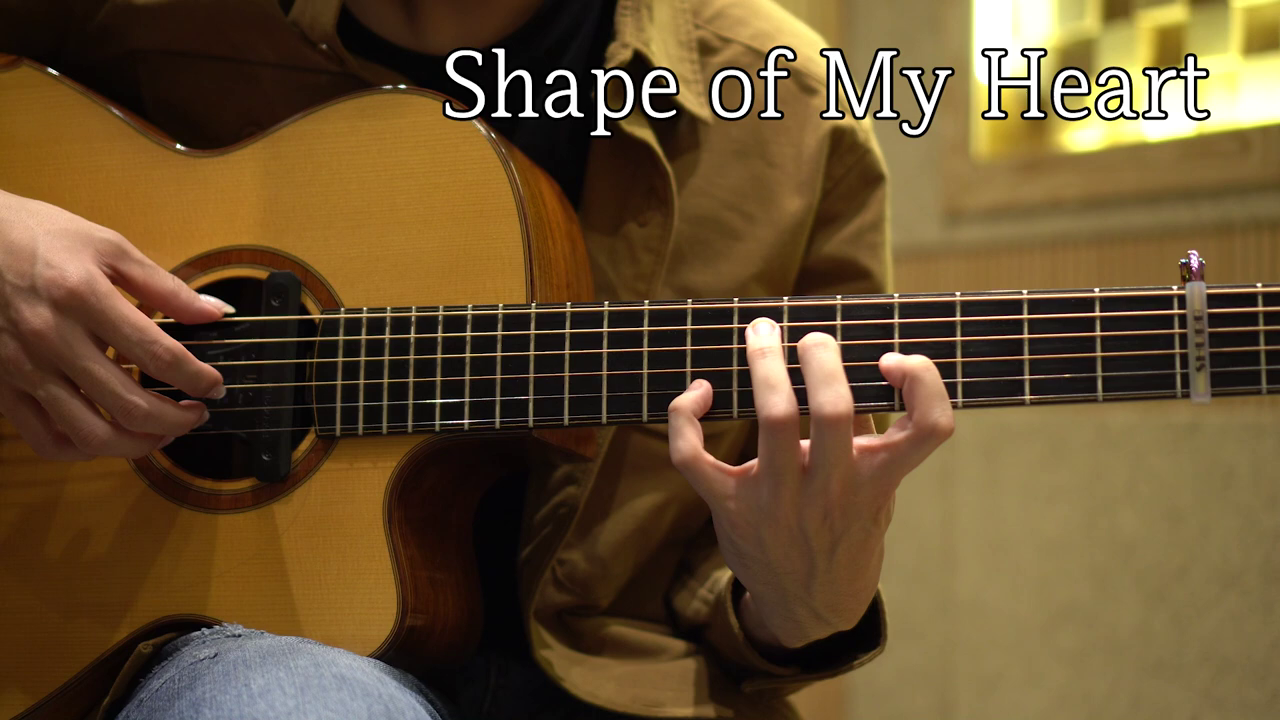
#> input picture docs/images/01_original.png, 1280 x 720 px, found by its file name
$ python lif_dev.py   (older library calls are emulated)
#> lines starting #> are read from the running program, lines starting #| are printed output that depends on the picture
### lif/StringDetector.py
import cv2
import numpy as np
import matplotlib.pyplot as plt

# ==========================================
# HYPERPARAMETERS
# ==========================================
DETECTION_CONFIG = {
    # Edge Detection
    "sobel_ksize": 3,
    "canny_low": 150,    # Lower this if the top string is missing
    "canny_high": 200,

    # Hough Transform
    "hough_threshold": 300,
    "hough_min_line_len_ratio": 0.25, # Fraction of frame width
    "hough_max_gap": 100,             # Higher jumps over fingers/frets

    # Clustering & Filtering
    "cluster_dist_px": 10,            # Max Y-distance to group segments
    "max_slope_threshold": 0.2,       # Filters out vertical lines (frets)
    "num_strings": 15                  # Default target count
}

# [25 lines left out: function draw_mathematical_strings, not called in this run]

class GuitarStringDetector:
    def __init__(self, config=DETECTION_CONFIG, debug=False):
        self.config = config
        self.debug = debug

    def _show_debug_image(self, title, image):
        if self.debug:
            plt.figure(figsize=(10, 5))
            is_gray = len(image.shape) == 2
            plt.imshow(image, cmap='gray' if is_gray else None)
            plt.title(title)
            plt.axis('off')
            plt.show()

    def get_edges(self, frame):
        gray = cv2.cvtColor(frame, cv2.COLOR_BGR2GRAY)

        # 1. Gradient detection
        grad_y = cv2.Sobel(gray, cv2.CV_16S, 0, 1, ksize=self.config["sobel_ksize"])
        abs_grad_y = cv2.convertScaleAbs(grad_y)

        # 2. Normalize to boost faint strings
        normalized = cv2.normalize(abs_grad_y, None, 0, 255, cv2.NORM_MINMAX)

        # 3. Canny Hysteresis
        edges = cv2.Canny(normalized, self.config["canny_low"], self.config["canny_high"])

        self._show_debug_image("Step 1: Edge Detection", edges)
        return edges

    def extract_line_segments(self, edges, frame_width):
        min_len = int(frame_width * self.config["hough_min_line_len_ratio"])

        lines = cv2.HoughLinesP(
            edges, 1, np.pi/180,
            threshold=self.config["hough_threshold"],
            minLineLength=min_len,
            maxLineGap=self.config["hough_max_gap"]
        )

        if self.debug and lines is not None:
            debug_img = np.zeros((edges.shape[0], frame_width, 3), dtype=np.uint8)
            for line in lines:
                x1, y1, x2, y2 = line[0]
                cv2.line(debug_img, (x1, y1), (x2, y2), (0, 255, 0), 2)
            self._show_debug_image("Step 2: Hough Segments", debug_img)

        return lines

    def cluster_and_average(self, lines, frame_width, target_count=None):
        if lines is None: return []

        target_count = target_count or self.config["num_strings"]
        mid_x = frame_width / 2
        line_data = []

        for line in lines:
            x1, y1, x2, y2 = line[0]
            dx = (x2 - x1)
            if dx == 0: continue

            m = (y2 - y1) / dx

            # FILTER: Ignore lines that are too steep (likely frets or background)
            if abs(m) > self.config["max_slope_threshold"]:
                continue

            b = y1 - m * x1
            y_at_mid = m * mid_x + b
            line_data.append({'m': m, 'b': b, 'y_mid': y_at_mid})

        if not line_data: return []
        line_data.sort(key=lambda x: x['y_mid'])

        # Group segments vertically
        clusters = []
        current_cluster = [line_data[0]]

        for i in range(1, len(line_data)):
            dist = line_data[i]['y_mid'] - current_cluster[-1]['y_mid']
            if dist < self.config["cluster_dist_px"]:
                current_cluster.append(line_data[i])
            else:
                clusters.append(current_cluster)
                current_cluster = [line_data[i]]
        clusters.append(current_cluster)

        # Average math for each cluster
        final_lines = []
        for cluster in clusters[:target_count]:
            avg_m = np.mean([item['m'] for item in cluster])
            avg_b = np.mean([item['b'] for item in cluster])
            final_lines.append((avg_m, avg_b))

        return final_lines

    def run(self, frame, num_strings=None):
        edges = self.get_edges(frame)
        raw_lines = self.extract_line_segments(edges, frame.shape[1])
        results = self.cluster_and_average(raw_lines, frame.shape[1], num_strings)
        if self.debug:
            draw_mathematical_strings(frame=frame, lines=results)

        return results

### lif/FretDetectoer.py
import cv2
import numpy as np
import matplotlib.pyplot as plt


FRET_CONFIG = {
    "sobel_ksize": 3,
    "canny_low": 30,
    "canny_high": 30,
    "hough_threshold": 30,
    "min_height_ratio": 0.15,
    "max_gap": 10,
    "min_fret_dist": 15,      # Minimum pixels between frets to avoid double-counting
    "max_fret_tilt": 50        # Max degrees a fret can tilt from vertical
}


def get_rotated_string_crop(frame, string_params, padding=0):
    """
    Rotates the frame to make strings horizontal and returns a tight crop.
    """
    if not string_params:
        return frame

    h, w = frame.shape[:2]

    # 1. Calculate the average slope (m) to find the rotation angle
    avg_m = np.mean([p[0] for p in string_params])
    # angle in radians: theta = arctan(m)
    angle_deg = np.degrees(np.arctan(avg_m))

    # 2. Get the center of the string area for rotation
    # We use the midpoint of the strings' Y-positions at the center of the frame
    mid_x = w / 2
    avg_y_at_mid = np.mean([m * mid_x + b for m, b in string_params])
    center = (mid_x, avg_y_at_mid)

    # 3. Create the rotation matrix
    # We rotate by -angle_deg to "level" the strings
    M = cv2.getRotationMatrix2D(center, angle_deg, 1.0)

    # 4. Rotate the entire frame
    rotated_frame = cv2.warpAffine(frame, M, (w, h), flags=cv2.INTER_CUBIC)

    # 5. Calculate the new vertical boundaries in the rotated space
    # After rotation, all strings are (theoretically) horizontal at their y_mid height
    rotated_y_coords = []
    for m, b in string_params:
        # The Y-coordinate of a leveled line is its height at the rotation center
        y_rotated = m * mid_x + b
        rotated_y_coords.append(y_rotated)

    y_min = max(0, int(min(rotated_y_coords) - padding))
    y_max = min(h, int(max(rotated_y_coords) + padding))

    # 6. Final crop
    return rotated_frame[y_min:y_max, 0:w], M, y_min, y_max


def get_original_segment(x_coord, y_min, y_max, M):
    """
    Converts a vertical line from the cropped image into a
    tilted segment in the original image.
    """
    # 1. Get the inverse rotation matrix
    M_inv = cv2.invertAffineTransform(M)

    # 2. Define the segment endpoints in the cropped space
    # The top of the crop is 0, the bottom is (y_max - y_min)
    crop_height = y_max - y_min
    points_in_crop = np.array([
        [x_coord, 0 + y_min],           # Top point (adjusted for crop offset)
        [x_coord, crop_height + y_min]  # Bottom point (adjusted for crop offset)
    ], dtype='float32').reshape(-1, 1, 2)

    # 3. Transform points back to original coordinates
    points_original = cv2.transform(points_in_crop, M_inv)

    # Reshape to a simple list of two (x, y) tuples
    p1, p2 = points_original.squeeze().tolist()

    return {
        "start": (int(p1[0]), int(p1[1])),
        "end": (int(p2[0]), int(p2[1]))
    }


def get_vertical_edges(image, config):
    """Highlights vertical lines using Sobel X."""
    gray = cv2.cvtColor(image, cv2.COLOR_BGR2GRAY)

    # Sobel X (1, 0) detects vertical changes in intensity
    grad_x = cv2.Sobel(gray, cv2.CV_16S, 1, 0, ksize=config["sobel_ksize"])
    abs_grad_x = cv2.convertScaleAbs(grad_x)

    # Normalize and apply Canny
    normalized = cv2.normalize(abs_grad_x, None, 0, 255, cv2.NORM_MINMAX)
    edges = cv2.Canny(normalized, config["canny_low"], config["canny_high"])

    return edges

def clean_fret_extremes(frets_x, max_frets=20, anomaly_ratio=1.5):
        """
        Recursively cleans leading outliers and trims frets beyond a theoretical maximum.
        Assumes frets_x is a sorted list of X-coordinates.
        """
        # Base case: we need at least 3 frets to compare two gaps
        if len(frets_x) < 3:
            return frets_x

        # --- STEP 1: Recursive Leading Gap Cleaning ---
        gap0 = frets_x[1] - frets_x[0]
        gap1 = frets_x[2] - frets_x[1]

        # If the first gap is massively larger than the second gap,
        # the first point is an outlier (e.g., soundhole or body edge).
        if gap0 > anomaly_ratio * gap1:
            # Remove the first element and recurse
            return clean_fret_extremes(frets_x[1:], max_frets, anomaly_ratio)

        # --- STEP 2: Estimate Maximum Fretboard Span ---
        # First, figure out which direction the neck is facing based on the gaps.
        # If gaps shrink, we are going Nut -> Bridge. If they grow, Bridge -> Nut.
        if gap1 < gap0:
            theoretical_r = 1.0 / (2 ** (1.0 / 12))  # ~0.943
        else:
            theoretical_r = 2 ** (1.0 / 12)          # ~1.059

        # Project the position of the Nth fret using a geometric series
        projected_max_x = frets_x[0]
        current_gap = gap0

        for _ in range(max_frets):
            projected_max_x += current_gap
            current_gap *= theoretical_r

        # Add a small tolerance buffer (half a gap) to account for slight detection noise
        tolerance = current_gap / 2
        absolute_max_x = projected_max_x + tolerance

        # Keep only the frets that fall within our mathematically projected guitar neck
        cleaned_frets = [x for x in frets_x if x <= absolute_max_x]

        return cleaned_frets

def interpolate_missing_frets(detected_x_coords, min_gap_px=10):
    """
    Generates full fretboard hypotheses from each adjacent pair,
    scores them using MSE, and merges the best hypothesis with the
    original detections, dropping interpolated frets that collide.
    """
    x_coords = sorted(list(set(detected_x_coords)))

    if len(x_coords) < 2:
        return x_coords
    ratio = 2 ** (1.0 / 12)
    min_x = x_coords[0]
    max_x = x_coords[-1]

    best_series = []
    best_score = float('inf')

    # --- 1. Generate & Score Hypotheses ---
    for i in range(min(len(x_coords)-1,8)):
        x1 = x_coords[i]
        x2 = x_coords[i+1]
        initial_gap = x2 - x1

        # Generate Right
        right_series = [x1, x2]
        curr_x = x2
        curr_gap = initial_gap
        loop_count = 0
        while curr_x < max_x and loop_count < 100:
            curr_gap = max(curr_gap * ratio, min_gap_px)
            next_x = curr_x + curr_gap
            if next_x >= max_x:
                if abs(next_x - max_x) < abs(curr_x - max_x):
                    right_series.append(next_x)
                break
            else:
                right_series.append(next_x)
                curr_x = next_x
            loop_count += 1

        # Generate Left
        left_series = []
        curr_x = x1
        curr_gap = initial_gap
        loop_count = 0
        while curr_x > min_x and loop_count < 100:
            curr_gap = max(curr_gap / ratio, min_gap_px)
            prev_x = curr_x - curr_gap
            if prev_x <= min_x:
                if abs(prev_x - min_x) < abs(curr_x - min_x):
                    left_series.append(prev_x)
                break
            else:
                left_series.append(prev_x)
                curr_x = prev_x
            loop_count += 1

        left_series.reverse()
        full_series = left_series + right_series

        # Score Hypothesis (MSE)
        score = 0
        for actual in x_coords:
            closest = min(full_series, key=lambda x: abs(x - actual))
            score += (actual - closest) ** 2

        if score < best_score:
            best_score = score
            best_series = full_series

    # --- 2. Merge and Resolve Collisions ---
    # Guarantee all original detected frets are kept
    final_frets = set(x_coords)

    for i, t_x in enumerate(best_series):
        # Determine the local gap to create a dynamic collision threshold
        if i < len(best_series) - 1:
            local_gap = best_series[i+1] - t_x
        elif i > 0:
            local_gap = t_x - best_series[i-1]
        else:
            local_gap = min_gap_px

        # We define a collision if the theoretical fret is within 30%
        # of the local gap distance to an actual detected fret.
        collision_threshold = local_gap * 0.3
        closest_actual = min(x_coords, key=lambda x: abs(x - t_x))

        if abs(t_x - closest_actual) > collision_threshold:
            # No collision occurred; this is a genuinely missing fret
            final_frets.add(t_x)

    # Clean up, convert to ints, and sort
    return sorted(list(int(round(x)) for x in final_frets))


# [41 lines left out: function _plot_frets, not called in this run]


def find_frets(frame, strings, debug=False):
    """
    Identifies fret X-coordinates based on height span and verticality.
    """
    config = FRET_CONFIG
    cropped_frame, M, y_min, y_max = get_rotated_string_crop(frame, strings)
    if cropped_frame is None: return []
    h, w = cropped_frame.shape[:2]

    edges = get_vertical_edges(cropped_frame, config)

    # Calculate min length based on your 0.9 requirement
    min_len = int(h * config["min_height_ratio"])

    lines = cv2.HoughLinesP(
        edges, 1, np.pi/180,
        threshold=config["hough_threshold"],
        minLineLength=min_len,
        maxLineGap=config["max_gap"]
    )

    if lines is None: return []

    # Filter for verticality and extract X-positions
    fret_x_points = []
    for line in lines:
        x1, y1, x2, y2 = line[0]

        # Check if the line is vertical-ish using arctan
        angle = np.degrees(np.arctan2(abs(x2 - x1), abs(y2 - y1)))
        if angle < config["max_fret_tilt"]:
            fret_x_points.append(int((x1 + x2) / 2))

    # Cluster X-positions to handle thick fret wires
    fret_x_points.sort()
    unique_frets = []
    if fret_x_points:
        unique_frets.append(fret_x_points[0])
        for i in range(1, len(fret_x_points)):
            if fret_x_points[i] - unique_frets[-1] > config["min_fret_dist"]:
                unique_frets.append(fret_x_points[i])
            interpolated_frets = interpolate_missing_frets(unique_frets)

    cleaned_frets = clean_fret_extremes(unique_frets)
    interpolated_frets = interpolate_missing_frets(cleaned_frets)
    if debug:
        _plot_frets(cropped_frame, edges, cleaned_frets, interpolated_frets)

    return [get_original_segment(x, y_min, y_max, M) for x in interpolated_frets]

### lif/lif_visualizer.py
import cv2

def draw_combined_overlay(frame, strings, segments, string_color=(0, 255, 0), segment_color=(255,0,0), thickness=2):
    """
    Plots the infinite mathematical string lines and the mapped vertical segments.

    strings: List of (m, b) tuples.
    segments: List of dicts with 'start': (x,y) and 'end': (x,y).
    """
    display_frame = frame.copy()
    h, w = frame.shape[:2]

    # 1. Draw the Mathematical Strings (Edge-to-Edge)
    for m, b in strings:
        x0, x1 = 0, w
        y0 = int(m * x0 + b)
        y1 = int(m * x1 + b)
        cv2.line(display_frame, (x0, y0), (x1, y1), string_color, thickness, lineType=cv2.LINE_AA)

    # 2. Draw the Mapped Segments (The tilted vertical lines)
    for seg in segments:
        p1 = seg['start']
        p2 = seg['end']
        # We use a different color (red by default) to distinguish them from strings
        cv2.line(display_frame, p1, p2, segment_color, thickness + 1, lineType=cv2.LINE_AA)

    # 3. Display results
    cv2.imshow("Overlaid Strings and Segments", display_frame)
    cv2.waitKey(0)
    cv2.destroyAllWindows()

    return display_frame

### lif_dev.py
import cv2
import numpy as np
import matplotlib.pyplot as plt
from lif.StringDetector import GuitarStringDetector
from lif.FretDetectoer import FRET_CONFIG, find_frets, get_rotated_string_crop
from lif.lif_visualizer import draw_combined_overlay

DEBUG = False
image_path = 'lif\\guitar.png'
image_path = 'docs\\images\\01_original.png'

# Initialize with debug=True to see the plots
detector = GuitarStringDetector(debug=DEBUG)

# Run the pipeline
frame = cv2.imread(image_path)
#> frame is the input picture: shape (720, 1280, 3); mean B, G, R 47.3, 80, 103.5
strings = detector.run(frame)
#> in get_edges, `grad_y = cv2.Sobel(gray, cv2.CV_16S, 0, 1, ksize=self.config["sobel_ks..`:
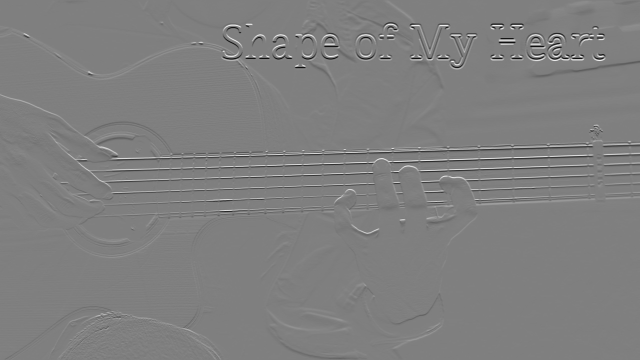
#> grad_y: shape (720, 1280) int16 (shown at 1/2 size); min -1020, max 1020, mean -0.1; drawn with min black and max white
#> in get_edges, `edges = cv2.Canny(normalized, self.config["canny_low"], self.config["c..`:
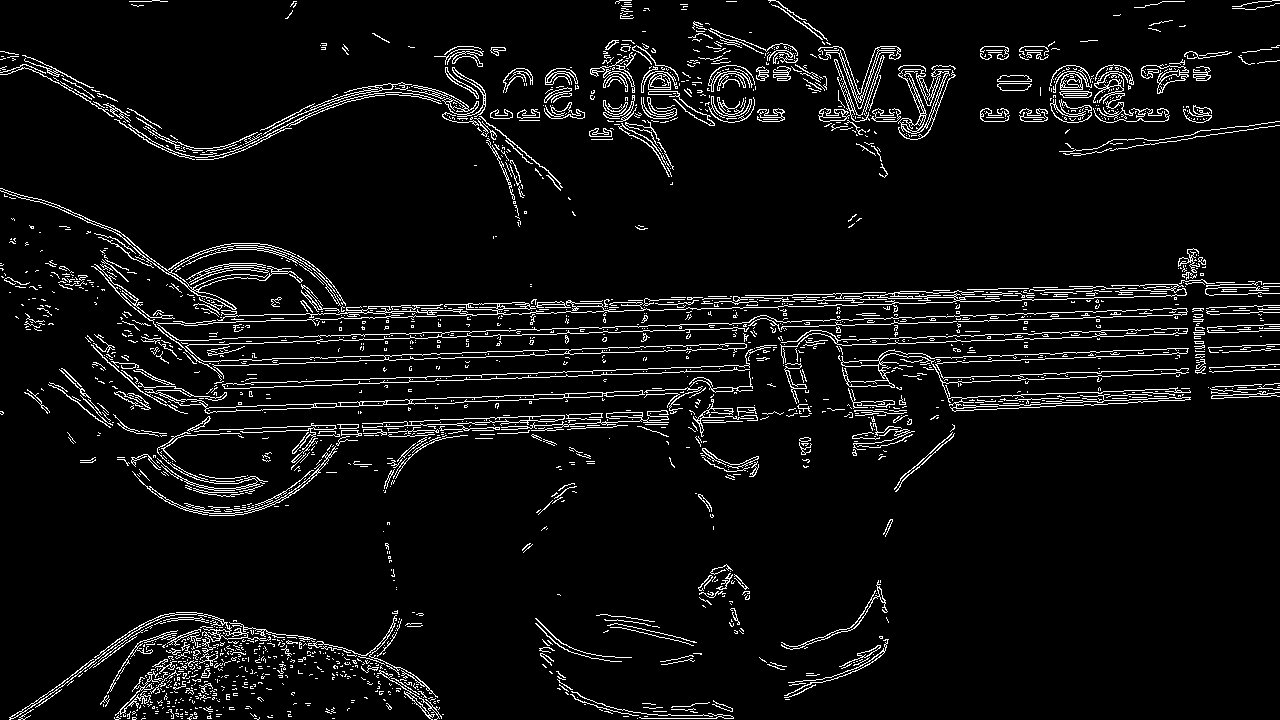
#> edges: shape (720, 1280); 6% white in thin lines or dots
#> in extract_line_segments, `lines = cv2.HoughLinesP( edges, 1, np.pi/180, threshold=self.config["h..`: lines = 20 rows, first 6: [27, 390, 1274, 346], [28, 394, 1228, 352], [96, 365, 1279, 324], [61, 371, 1259, 330], [26, 329, 1275, 286], [25, 327, 1279, 283]
#> in run, `raw_lines = self.extract_line_segments(edges, frame.shape[1])`: raw_lines has the same summary as lines in extract_line_segments
#> the loop in cluster_and_average, `for line in lines:` made 20 passes
#> (x1, y1, x2, y2, dx, m, b, y_at_mid) on passes 1 to 8: (27, 390, 1274, 346, 1247, -0.0353, 391, 368.4), (28, 394, 1228, 352, 1200, -0.035, 395, 372.6), (96, 365, 1279, 324, 1183, -0.0347, 368.3, 346.1), (61, 371, 1259, 330, 1198, -0.0342, 373.1, 351.2), (26, 329, 1275, 286, 1249, -0.0344, 329.9, 307.9), (25, 327, 1279, 283, 1254, -0.0351, 327.9, 305.4), (25, 322, 1071, 286, 1046, -0.0344, 322.9, 300.8), (69, 438, 1279, 396, 1210, -0.0347, 440.4, 418.2)
#> after the loop in cluster_and_average, `for line in lines:`: line_data = 20 items
#> the loop in cluster_and_average, `for i in range(1, len(line_data)):` made 19 passes
#> dist on passes 1 to 8: 1.13, 1.73, 1.73, 2.44, 18.79, 2.47, 1.55, 1.6
#> after the loop in cluster_and_average, `for i in range(1, len(line_data)):`: clusters = 5 items
#> the loop in cluster_and_average, `for cluster in clusters[:target_count]:` made 6 passes
#> (avg_m, avg_b) on passes 1 to 6: (-0.0346, 326.1), (-0.0343, 351.6), (-0.0346, 370.2), (-0.0351, 394), (-0.0352, 414), (-0.035, 438.1)
#> after the loop in cluster_and_average, `for cluster in clusters[:target_count]:`: final_lines = [(-0.0346, 326.1), (-0.0343, 351.6), (-0.0346, 370.2), (-0.0351, 394), (-0.0352, 414), (-0.035, 438.1)]
#> in run, `results = self.cluster_and_average(raw_lines, frame.shape[1], num_stri..`: results has the same summary as final_lines in cluster_and_average
#> strings has the same summary as final_lines in cluster_and_average
frets = find_frets(frame, strings, debug=DEBUG)
#> in get_rotated_string_crop, `avg_m = np.mean([p[0] for p in string_params])`: avg_m = -0.0348
#> in get_rotated_string_crop, `angle_deg = np.degrees(np.arctan(avg_m))`: angle_deg = -1.99
#> in get_rotated_string_crop, `avg_y_at_mid = np.mean([m * mid_x + b for m, b in string_params])`: avg_y_at_mid = 360.1
#> in get_rotated_string_crop, `center = (mid_x, avg_y_at_mid)`: center = (640, 360.1)
#> in get_rotated_string_crop, `M = cv2.getRotationMatrix2D(center, angle_deg, 1.0)`: M = [[0.999, -0.0348, 12.91], [0.0348, 0.999, -22.05]]
#> in get_rotated_string_crop, `rotated_frame = cv2.warpAffine(frame, M, (w, h), flags=cv2.INTER_CUBIC)`:
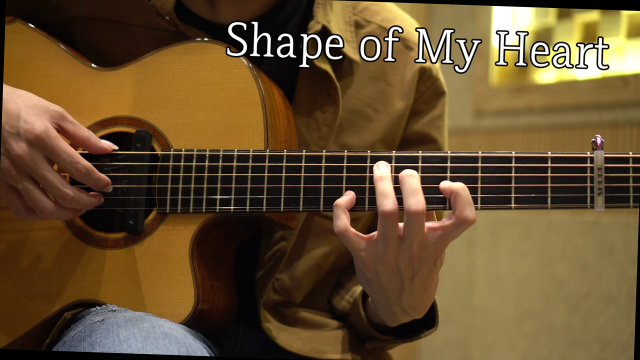
#> rotated_frame: shape (720, 1280, 3) (shown at 1/2 size); mean B, G, R 46.5, 78.6, 101.7
#> the loop in get_rotated_string_crop, `for m, b in string_params:` made 6 passes
#> (m, b, y_rotated) on passes 1 to 6: (-0.0346, 326.1, 304), (-0.0343, 351.6, 329.7), (-0.0346, 370.2, 348), (-0.0351, 394, 371.5), (-0.0352, 414, 391.5), (-0.035, 438.1, 415.7)
#> after the loop in get_rotated_string_crop, `for m, b in string_params:`: rotated_y_coords = [304, 329.7, 348, 371.5, 391.5, 415.7]
#> in get_rotated_string_crop, `y_min = max(0, int(min(rotated_y_coords) - padding))`: y_min = 303
#> in get_rotated_string_crop, `y_max = min(h, int(max(rotated_y_coords) + padding))`: y_max = 415
#> in find_frets, `cropped_frame, M, y_min, y_max = get_rotated_string_crop(frame, strings)`:
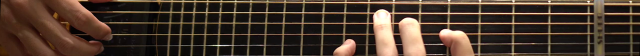
#> cropped_frame: shape (112, 1280, 3) (shown at 1/2 size); mean B, G, R 43, 55, 71.7
#> in find_frets, `cropped_frame, M, y_min, y_max = get_rotated_string_crop(frame, strings)`: M = [[0.999, -0.0348, 12.91], [0.0348, 0.999, -22.05]]; y_min = 303; y_max = 415
#> in get_vertical_edges, `gray = cv2.cvtColor(image, cv2.COLOR_BGR2GRAY)`:
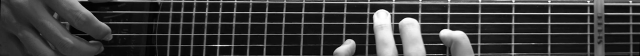
#> gray: shape (112, 1280) (shown at 1/2 size); min 0, max 255, mean 58.6
#> in get_vertical_edges, `grad_x = cv2.Sobel(gray, cv2.CV_16S, 1, 0, ksize=config["sobel_ksize"])`:
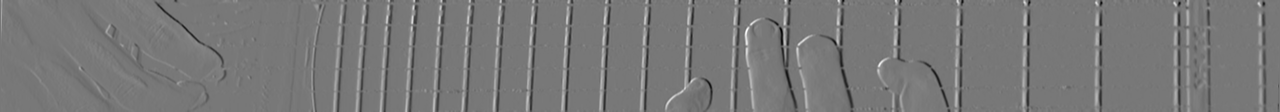
#> grad_x: shape (112, 1280) int16; min -707, max 792, mean 0; drawn with min black and max white
#> (the rest of the program and of its run is left out)
